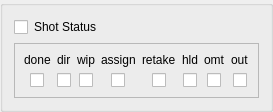
                     <widget class="QGroupBox" name="gb_filter_shot_status">
                      <property name="maximumSize">
                       <size>
                        <width>16777215</width>
                        <height>16777215</height>
                       </size>
                      </property>
                      <property name="title">
                       <string/>
                      </property>
                      <layout class="QVBoxLayout" name="verticalLayout_6">
                       <item>
                        <layout class="QHBoxLayout" name="horizontalLayout_7">
                         <item>
                          <widget class="QCheckBox" name="ck_shot_stat_all">
                           <property name="enabled">
                            <bool>true</bool>
                           </property>
                           <property name="minimumSize">
                            <size>
                             <width>0</width>
                             <height>20</height>
                            </size>
                           </property>
                           <property name="text">
                            <string/>
                           </property>
                          </widget>
                         </item>
                         <item>
                          <widget class="QLabel" name="label_shot_status">
                           <property name="minimumSize">
                            <size>
                             <width>0</width>
                             <height>20</height>
                            </size>
                           </property>
                           <property name="text">
                            <string>Shot Status</string>
                           </property>
                          </widget>
                         </item>
                         <item>
                          <spacer name="horizontalSpacer_3">
                           <property name="orientation">
                            <enum>Qt::Horizontal</enum>
                           </property>
                           <property name="sizeHint" stdset="0">
                            <size>
                             <width>40</width>
                             <height>20</height>
                            </size>
                           </property>
                          </spacer>
                         </item>
                        </layout>
                       </item>
                       <item>
                        <widget class="QFrame" name="frame_shot_status_cks">
                         <property name="maximumSize">
                          <size>
                           <width>16777215</width>
                           <height>16777215</height>
                          </size>
                         </property>
                         <property name="frameShape">
                          <enum>QFrame::StyledPanel</enum>
                         </property>
                         <property name="frameShadow">
                          <enum>QFrame::Plain</enum>
                         </property>
                         <layout class="QVBoxLayout" name="verticalLayout_11">
                          <item>
                           <layout class="QGridLayout" name="gridLayout">
                            <item row="0" column="3" alignment="Qt::AlignHCenter">
                             <widget class="QLabel" name="label_shot_stat_wip">
                              <property name="text">
                               <string>wip</string>
                              </property>
                             </widget>
                            </item>
                            <item row="0" column="7" alignment="Qt::AlignHCenter">
                             <widget class="QLabel" name="label_shot_stat_omt">
                              <property name="text">
                               <string>omt</string>
                              </property>
                             </widget>
                            </item>
                            <item row="1" column="7" alignment="Qt::AlignHCenter">
                             <widget class="QCheckBox" name="ck_shot_stat_omt">
                              <property name="text">
                               <string/>
                              </property>
                             </widget>
                            </item>
                            <item row="1" column="3" alignment="Qt::AlignHCenter">
                             <widget class="QCheckBox" name="ck_shot_stat_wip">
                              <property name="text">
                               <string/>
                              </property>
                              <property name="checked">
                               <bool>false</bool>
                              </property>
                             </widget>
                            </item>
                            <item row="0" column="5" alignment="Qt::AlignHCenter">
                             <widget class="QLabel" name="label_shot_stat_retake">
                              <property name="text">
                               <string>retake</string>
                              </property>
                             </widget>
                            </item>
                            <item row="0" column="1" alignment="Qt::AlignHCenter">
                             <widget class="QLabel" name="label_shot_stat_dir">
                              <property name="text">
                               <string>dir</string>
                              </property>
                             </widget>
                            </item>
                            <item row="0" column="0" alignment="Qt::AlignHCenter">
                             <widget class="QLabel" name="label_shot_stat_done">
                              <property name="text">
                               <string>done</string>
                              </property>
                             </widget>
                            </item>
                            <item row="1" column="1" alignment="Qt::AlignHCenter">
                             <widget class="QCheckBox" name="ck_shot_stat_dir">
                              <property name="text">
                               <string/>
                              </property>
                             </widget>
                            </item>
                            <item row="0" column="4" alignment="Qt::AlignHCenter">
                             <widget class="QLabel" name="label_shot_stat_assign">
                              <property name="text">
                               <string>assign</string>
                              </property>
                             </widget>
                            </item>
                            <item row="1" column="5" alignment="Qt::AlignHCenter">
                             <widget class="QCheckBox" name="ck_shot_stat_retake">
                              <property name="text">
                               <string/>
                              </property>
                             </widget>
                            </item>
                            <item row="1" column="0" alignment="Qt::AlignHCenter">
                             <widget class="QCheckBox" name="ck_shot_stat_done">
                              <property name="text">
                               <string/>
                              </property>
                             </widget>
                            </item>
                            <item row="1" column="4" alignment="Qt::AlignHCenter">
                             <widget class="QCheckBox" name="ck_shot_stat_assign">
                              <property name="text">
                               <string/>
                              </property>
                             </widget>
                            </item>
                            <item row="0" column="6" alignment="Qt::AlignHCenter">
                             <widget class="QLabel" name="label_shot_stat_hld">
                              <property name="text">
                               <string>hld</string>
                              </property>
                             </widget>
                            </item>
                            <item row="1" column="6" alignment="Qt::AlignHCenter">
                             <widget class="QCheckBox" name="ck_shot_stat_hld">
                              <property name="text">
                               <string/>
                              </property>
                             </widget>
                            </item>
                            <item row="0" column="8" alignment="Qt::AlignHCenter">
                             <widget class="QLabel" name="label_shot_stat_out">
                              <property name="text">
                               <string>out</string>
                              </property>
                             </widget>
                            </item>
                            <item row="1" column="8" alignment="Qt::AlignHCenter">
                             <widget class="QCheckBox" name="ck_shot_stat_out">
                              <property name="text">
                               <string/>
                              </property>
                             </widget>
                            </item>
                           </layout>
                          </item>
                         </layout>
                        </widget>
                       </item>
                      </layout>
                     </widget>
